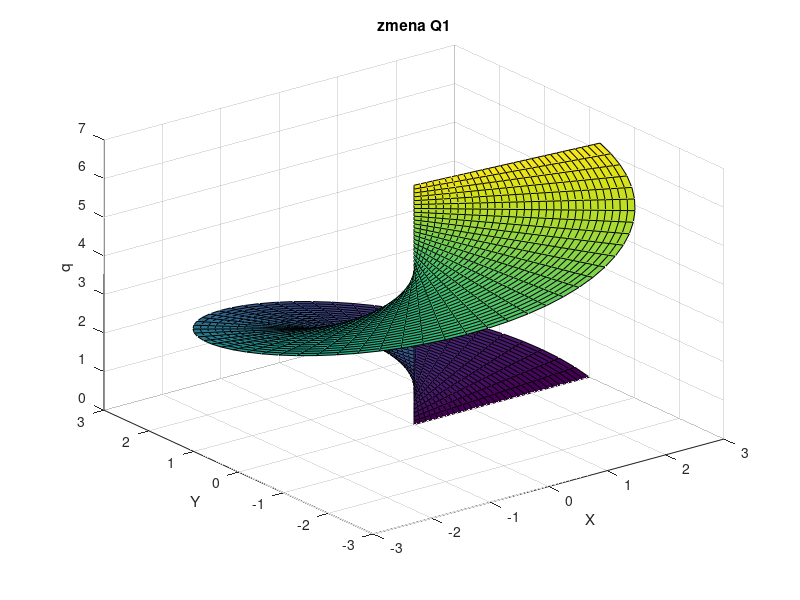
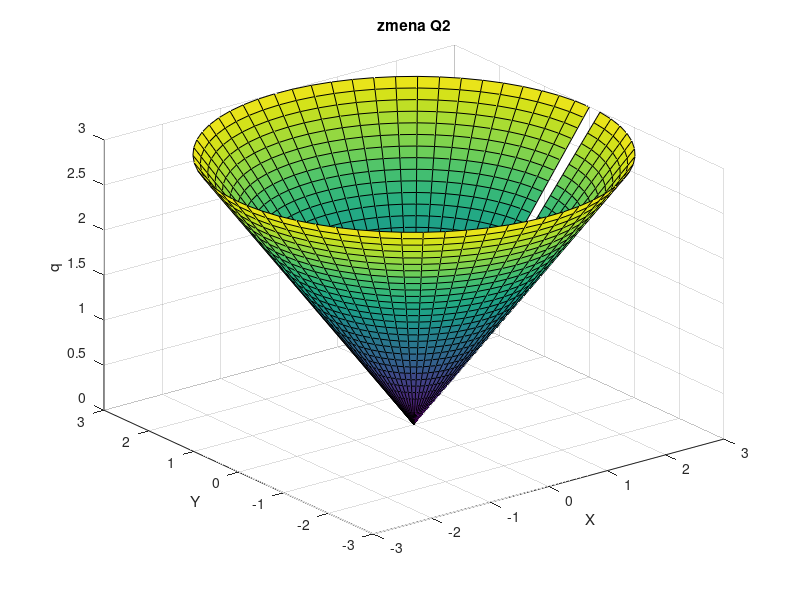
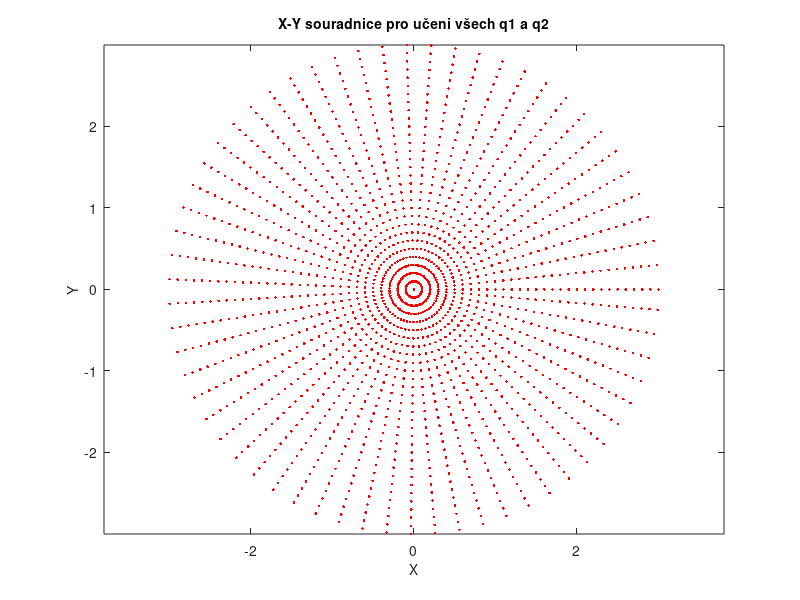

Reproduce these figures in MATLAB, in order. (Note: this script raises an error after producing the figures.)
clc
clear all
close all

q1 = 0:0.1:pi*2; % all possible theta1 values
q2 = 0:0.1:3; % all possible theta2 values

[Q1,Q2] = meshgrid(q1,q2); % generate grid of angle values

X = Q2.*cos(Q1); % compute x coordinates
Y = Q2.*sin(Q1); % compute y coordinates

data1 = [X(:) Y(:) Q1(:)]; % create x-y-theta1 dataset
data2 = [X(:) Y(:) Q2(:)]; % create x-y-theta2 dataset

%% Vytvoření grafu
figure(5);
plot(X(:),Y(:),'r.'); 
axis equal;
xlabel('X','fontsize',10)
ylabel('Y','fontsize',10)
title('X-Y souradnice pro učeni všech q1 a q2','fontsize',10)


figure(1);
surf(X,Y, Q1);
hold on
xlabel('X');
ylabel('Y');
zlabel('q');
title('zmena Q1');

figure(2);
surf(X,Y, Q2);
hold on
xlabel('X');
ylabel('Y');
zlabel('q');
title('zmena Q2');
%% učeni
% opt = anfisOptions;
% opt.InitialFIS = 12;
% opt.EpochNumber = 200;
% opt.DisplayANFISInformation = 0;
% opt.DisplayErrorValues = 0;
% opt.DisplayStepSize = 0;
% opt.DisplayFinalResults = 0;
% 
% disp('--> Training first ANFIS network.')
% 
% anfis1 = anfis(data1,opt);
% 
% disp('--> Training second ANFIS network.')
% 
% opt.InitialFIS = 12;
% anfis2 = anfis(data2,opt);


anfis1 = readfis('RPanfis1.fis');
anfis2 = readfis('RPanfis2.fis');
%% testovani 
x = -2:0.1:2; % x coordinates for validation
y = -2:0.1:2; % y coordinates for validation

[X,Y] = meshgrid(x,y);

XY = [X(:) Y(:)];
q1eval = evalfis(anfis1,XY); % theta1 predicted by anfis1
q2eval = evalfis(anfis2,XY); % theta2 predicted by anfis2

Xeval = q2eval.* cos(q1eval) ; % compute x coordinates
Yeval = q2eval.* sin(q1eval); % compute y coordinates
XYeval = [Xeval(:) Yeval(:)];

figure(3)
plot(X,Y)
hold on
scatter(Xeval,Yeval) 
ylabel('THETA1D - THETA1P')
title('Deduced - Predicted')